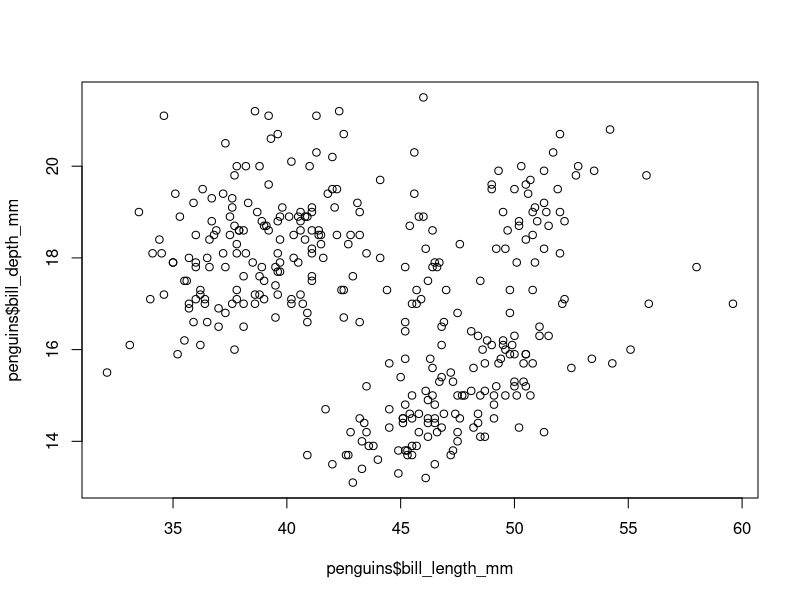
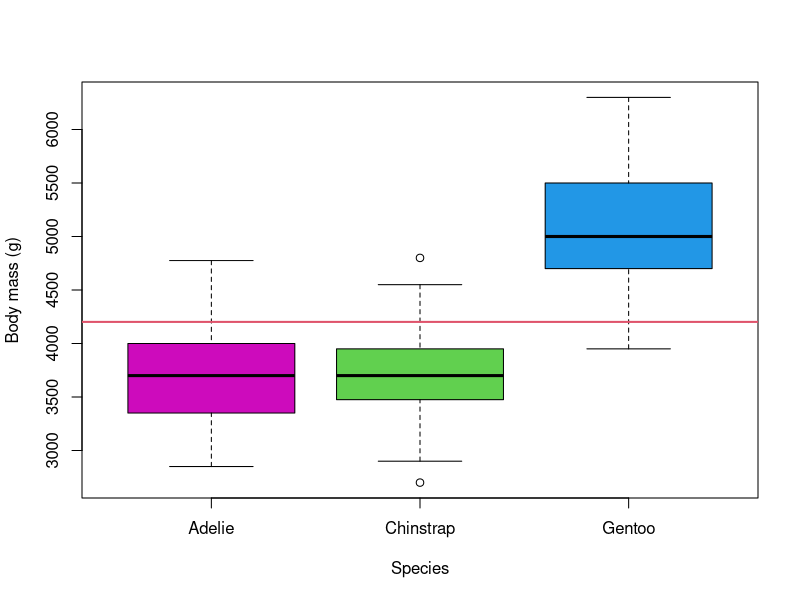
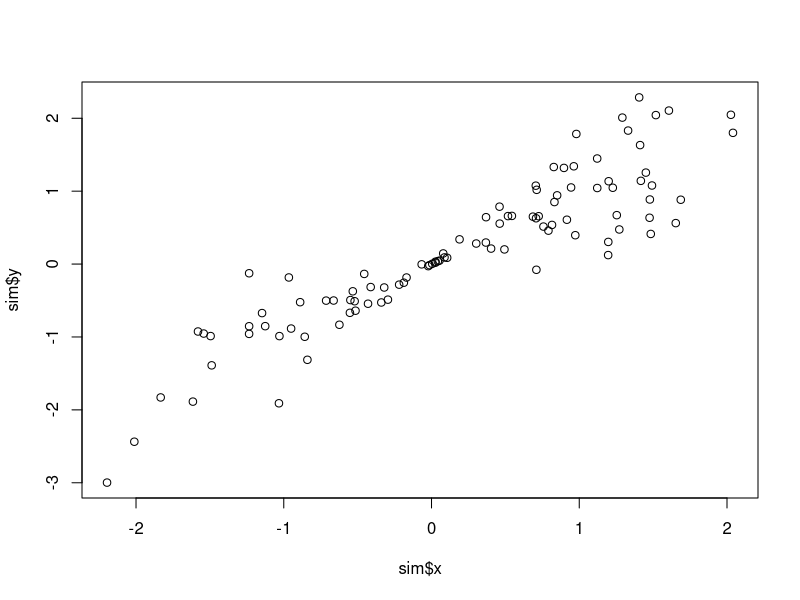
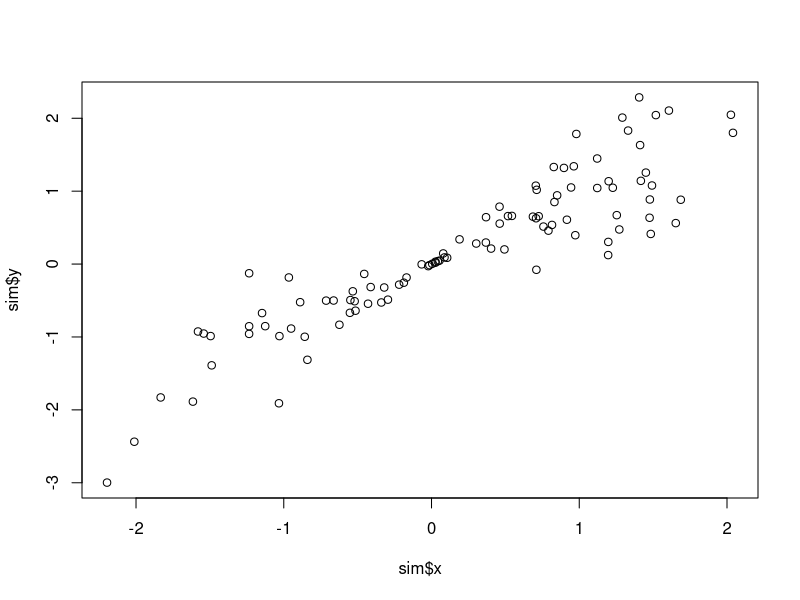
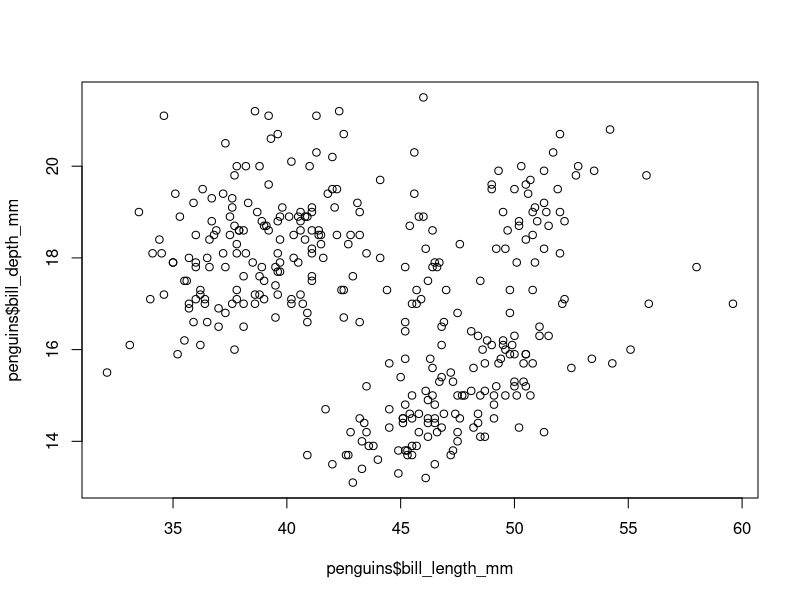
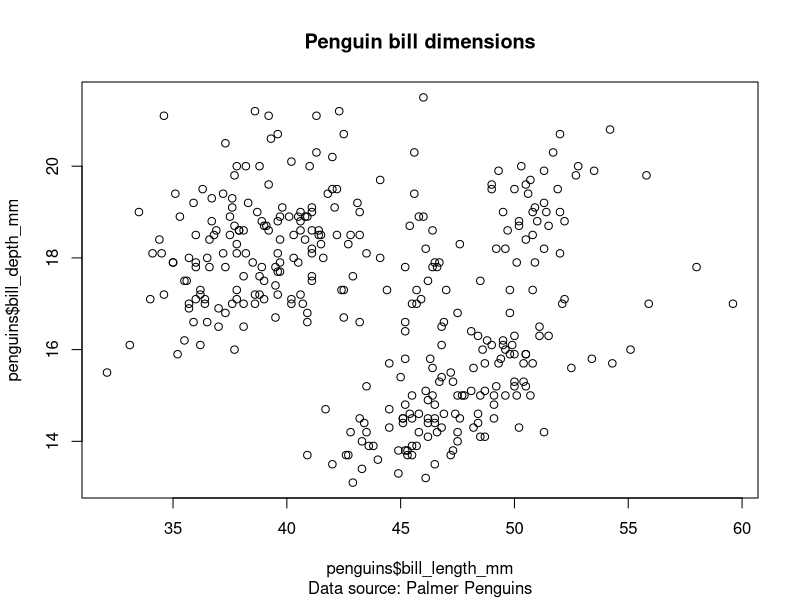
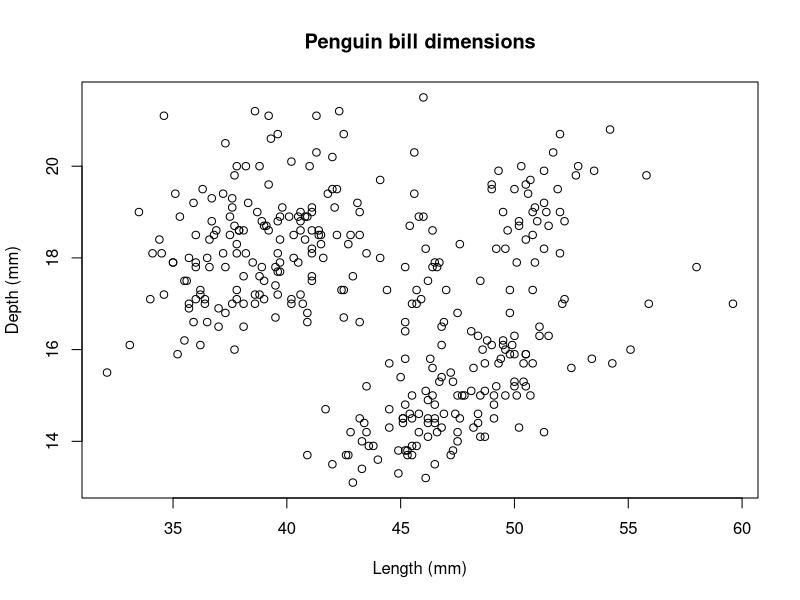
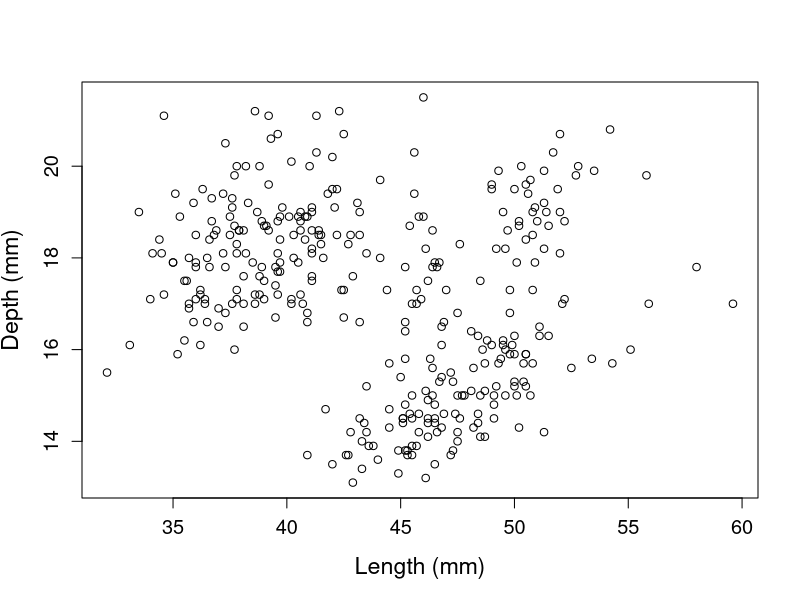

Reproduce these figures in R, in order.
## ---- chunk 1
# use :: to access data or functions from within a package 
penguins <- palmerpenguins::penguins 
## ---- chunk 2
library(palmerpenguins)
library(ggplot2)
## ---- chunk 3
#| warning: false
library(palmerpenguins)
## ---- chunk 4
#| echo: false
plot(x = penguins$bill_length_mm, 
     y = penguins$bill_depth_mm)
## ---- chunk 5
mean(penguins$body_mass_g, na.rm = TRUE)
median(penguins$body_mass_g, na.rm = TRUE)
## ---- chunk 6
#| results: hold
mean(penguins$body_mass_g, na.rm = TRUE)
median(penguins$body_mass_g, na.rm = TRUE)
## ---- chunk 7
plot(x = penguins$species, 
     y = penguins$body_mass_g, 
     ylab = "Body mass (g)", 
     xlab = "Species",
     col = c(6,3,4))
abline(h = mean(penguins$body_mass_g,na.rm = TRUE), col = 2, lwd = 2)
## ---- chunk 8
table(penguins$species)
## ---- chunk 9
# fit linear model
mass_lm <- lm(formula = body_mass_g ~ 1 + species, penguins)

# extract coefficients and standard errors
mass_lm_coefficients <- summary(mass_lm)$coefficients[,1:2]
mass_lm_coefficients
## ---- chunk 10
species_counts <- table(penguins$species)
knitr::kable(species_counts, col.names = c("Species", "Count"))
## ---- chunk 11
knitr::kable(x = mass_lm_coefficients)
## ---- chunk 12
row.names(mass_lm_coefficients) <- c("Intercept", "Chinstrap", "Gentoo")
knitr::kable(x = mass_lm_coefficients)
## ---- chunk 13
knitr::kable(
  x = mass_lm_coefficients, 
  col.names = c("MLE", "Std. Err"))
## ---- chunk 14
knitr::kable(
  x = round(mass_lm_coefficients, 2),
  col.names = c("MLE", "Std. Err"))
## ---- chunk 15
#######################
# Question 3
#######################

# Part A --------------------------

# simulate data
n <- 100
x <- rnorm(n, mean = 0, sd = 1)
y <- rnorm(n, mean = x, sd = abs(x) / 2)
type <- ifelse(x > 0, "A", "B")

# collect and clean workspace
sim <- data.frame(x, y, type)
rm(n, x, y, type)
## ---- chunk 16
# Part B --------------------------
plot(x = sim$x, y = sim$y)
## ---- chunk 17
#| label: tbl-palmer
#| tbl-cap: "Example rows of the Palmer penguin dataset."

library(knitr)
kable(head(penguins)[ ,1:6])
## ---- chunk 18
#| label: fig-sim-data
#| tbl-cap: "Scatter plot of two simulated datasets."
plot(x = sim$x, y = sim$y)
## ---- chunk 19
plot(x = penguins$bill_length_mm, y = penguins$bill_depth_mm)
## ---- chunk 20
plot(
  x = penguins$bill_length_mm,
  y = penguins$bill_depth_mm, 
  main = "Penguin bill dimensions",
  sub = "Data source: Palmer Penguins")
## ---- chunk 21
plot(
  x = penguins$bill_length_mm,
  y = penguins$bill_depth_mm, 
  main = "Penguin bill dimensions",
  xlab = "Length (mm)",
  ylab = "Depth (mm)")
## ---- chunk 22
plot(
  x = penguins$bill_length_mm,
  y = penguins$bill_depth_mm, 
  xlab = "Length (mm)",
  ylab = "Depth (mm)",
  cex.axis = 1.2, # relative scaling of axis values
  cex.lab = 1.4)  # relative scaling of axis labels
## ---- chunk 23
plot(
  x = penguins$bill_length_mm,
  y = penguins$bill_depth_mm, 
  main = "Penguin bill dimensions",
  xlab = "Length (mm)",
  ylab = "Depth (mm)", 
  pch = 16)
## ---- chunk 24
plot(
  x = penguins$bill_length_mm,
  y = penguins$bill_depth_mm, 
  main = "Penguin bill dimensions",
  xlab = "Length (mm)",
  ylab = "Depth (mm)", 
  pch = 16,
  col = "blue")
## ---- chunk 25
plot(
  x = penguins$bill_length_mm,
  y = penguins$bill_depth_mm, 
  main = "Penguin bill dimensions",
  xlab = "Length (mm)",
  ylab = "Depth (mm)", 
  pch = 16,
  col = rgb(0,0,0,0.5))
## ---- chunk 26
#| fig-cap: "Penguin bill dimensions by species: Adelie (black), Chinstrap (red) and Gentoo (green)."


plot(
  x = penguins$bill_length_mm,
  y = penguins$bill_depth_mm, 
  main = "Penguin bill dimensions",
  xlab = "Length (mm)",
  ylab = "Depth (mm)", 
  pch = 16,
  col = penguins$species)
## ---- chunk 27
#| fig-cap: "Penguin bill dimensions by species: Adelie (black circles), Chinstrap (red triangles) and Gentoo (green diamonds)."
#| label: fig-penguin-scatter
plot(
  x = penguins$bill_length_mm,
  y = penguins$bill_depth_mm, 
  main = "Penguin bill dimensions",
  xlab = "Length (mm)",
  ylab = "Depth (mm)", 
  pch = 15 + as.numeric(penguins$species),
  col = penguins$species)
## ---- chunk 28
#| fig-cap: Displacement of an undamped simple harmonic oscillator.
#| label: fig-oscillator

time <- seq(from = 0, to = 100, by = 0.01)
displacement <- 10 + 5 * sin(time) 

plot(
  x = time,
  y = displacement,
  type = "l",
  bty = "n",
  col = "blue",
  lwd = 2, # line width
  lty = 2) # dashed line

## ---- chunk 29
plot(
  x = time,
  y = displacement,
  type = "l",
  bty = "n",
  col = "blue",
  lwd = 2, # line width
  lty = 2) # dashed line
spring_2 = 10 + 3 * sin(0.25 * time)
lines(x = time, y = spring_2, lwd = 2)
## ---- chunk 30
plot(
  x = time,
  y = displacement,
  type = "l",
  bty = "n",
  col = "blue",
  lwd = 2,
  lty = 2) 
lines(x = time, y = spring_2, lwd = 2)
points(x = c(2, 10, 18, 26) * pi, y = rep(13, 4), pch = 16, col = "red")
## ---- chunk 31
#| fig-cap: "Penguin bill dimensions by species."
plot(
  x = penguins$bill_length_mm,
  y = penguins$bill_depth_mm, 
  col = penguins$species,
  pch = 15 + as.numeric(penguins$species),
  xlim = c(29,70), # extend plotting area to make room for legend
  ylim = c(12,23),
  main = "Penguin bill dimensions",
  xlab = "Length (mm)",
  ylab = "Depth (mm)",
  bty = "n")
legend(
  "bottomright",
  title = "Species",
  legend = c("Adelie", "Chinstrap", "Gentoo"),
  pch = 16:18,
  col = 1:3,
  bty = "n")
## ---- chunk 32
#| layout-ncol: 2
#| label: fig-example-plots
#| fig-cap: "Two example plots relating to the Gaussian distribution."
#| fig-subcap: 
#|   - "Gaussian distribution"
#|   - "Gaussian QQ-plot"

x <- seq(from = -3, to = 3,by = 0.01)
density <- dnorm(x, mean = 0, sd = 1)

plot(
  x = x,
  y = density,
  bty = "n",
  cex.axis = 1.4,
  cex.lab = 1.4,
  type = "l",
  lwd = 2)

y <- rnorm(n = 100, mean = 3, sd = 2)
qqnorm(y, cex.axis = 1.4, cex.lab = 1.4, main = "")
## ---- chunk 33
head(palmerpenguins::penguins)
## ---- chunk 34
data1 = palmerpenguins::penguins
p = ggplot(data1, aes(x=flipper_length_mm, y=body_mass_g, shape=species, color=species)) + geom_point() + ggtitle("scatter plot of flipper length vs. body mass")
p = p + geom_point(aes(x = mean(data1$flipper_length_mm[data1$species=="Adelie"],na.rm=T), y = mean(data1$body_mass_g[data1$species=="Adelie"],na.rm=T)), color = "red", shape = 8, size = 4)
p = p + geom_point(aes(x = mean(data1$flipper_length_mm[data1$species=="Chinstrap"],na.rm=T), y = mean(data1$body_mass_g[data1$species=="Chinstrap"],na.rm=T)), color = "green", shape = 8, size = 4)
p = p + geom_point(aes(x = mean(data1$flipper_length_mm[data1$species=="Gentoo"],na.rm=T), y = mean(data1$body_mass_g[data1$species=="Gentoo"],na.rm=T)), color = "blue", shape = 8, size = 4)
print(p)
